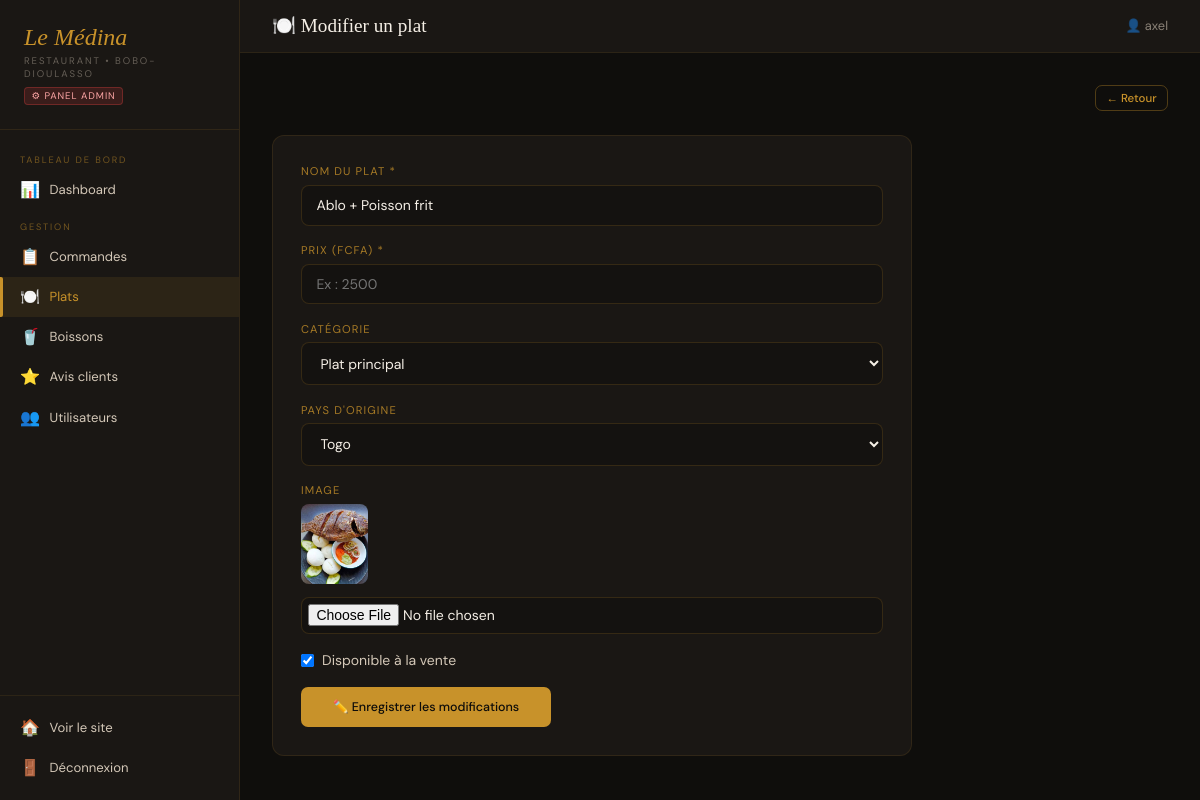
The app's page /panel/plats/5/modifier/ (signed in), older data.
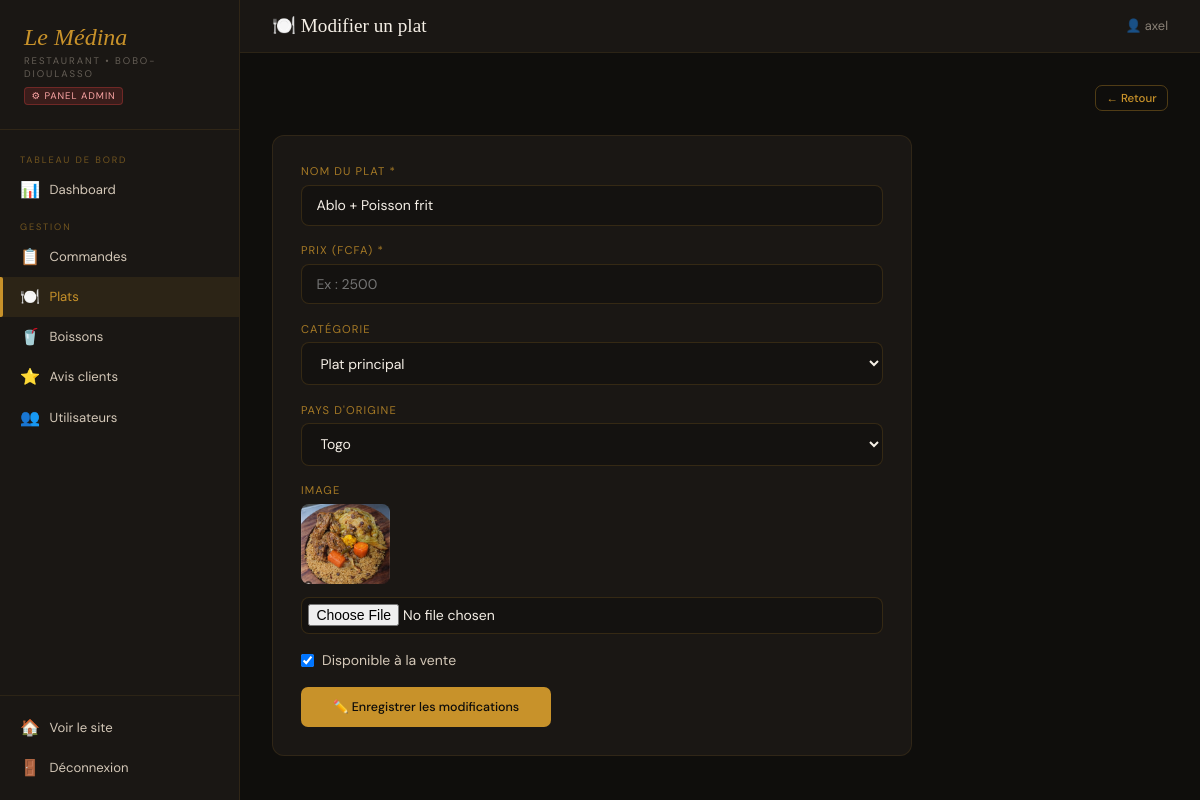
The same page, newer data.
### shop/models.py (models this page shows, shortened)
class Plat(models.Model):
    CATEGORIES = [
        ('plat', 'Plat principal'),
        ('accompagnement', 'Accompagnement'),
        ('dessert', 'Dessert'),
    ]
    nom = models.CharField(max_length=100)
    prix = models.DecimalField(max_digits=8, decimal_places=2)
    disponible = models.BooleanField(default=True)
    categorie = models.CharField(max_length=20, choices=CATEGORIES, blank=True)
    pays = models.CharField(max_length=2, choices=PAYS, blank=True)
    image = models.ImageField(upload_to='plats/', null=True, blank=True)

### shop/views.py (the view, shortened to what this page needs)
# urls.py: path('panel/plats/<int:plat_id>/modifier/', views.admin_modifier_plat, name='admin_modifier_plat'),
@staff_required
def admin_modifier_plat(request, plat_id):
    plat = get_object_or_404(Plat, id=plat_id)
    return render(request, 'shop/admin/form_plat.html', {
        'plat': plat,
        'categories': Plat.CATEGORIES,
        'pays_choices': [('BF','Burkina Faso'),('TG','Togo'),('CI',"Côte d'Ivoire"),('ML','Mali'),('BJ','Bénin')],
        'action': 'Modifier',
    })

### shop/views.py (called while the page is built)
def staff_required(view_func):
    return user_passes_test(lambda u: u.is_staff, login_url='accueil')(view_func)

### shop/templates/shop/admin/form_plat.html (shortened to what this page needs)
{% extends 'shop/admin/base.html' %}
{% block page_title %}🍽️ {{ action }} un plat{% endblock %}
{% block content %}
<div class="section-header">
  <a href="{% url 'admin_plats' %}" class="btn btn-outline btn-sm">← Retour</a>
</div>
<div class="form-card">
  <form method="post" enctype="multipart/form-data">
    <div class="form-group">
      <label class="form-label">Nom du plat *</label>
      <input type="text" name="nom" class="form-input" value="{{ plat.nom|default:'' }}" placeholder="Ex : Riz au gras" required>
    </div>
    <div class="form-group">
      <label class="form-label">Prix (FCFA) *</label>
      <input type="number" name="prix" class="form-input" value="{{ plat.prix|default:'' }}" placeholder="Ex : 2500" min="0" required>
    </div>
    <div class="form-group">
      <label class="form-label">Catégorie</label>
      <select name="categorie" class="form-select">
        {% for val, label in categories %}
        <option value="{{ val }}" {% if plat.categorie == val %}selected{% endif %}>{{ label }}</option>
        {% endfor %}
      </select>
    </div>
    <div class="form-group">
      <label class="form-label">Pays d'origine</label>
      <select name="pays" class="form-select">
        {% for val, label in pays_choices %}
        <option value="{{ val }}" {% if plat.pays == val %}selected{% endif %}>{{ label }}</option>
        {% endfor %}
      </select>
    </div>
    <div class="form-group">
      <label class="form-label">Image</label>
      {% if plat.image %}
        <div style="margin-bottom:.5rem;">
          <img src="{{ plat.image.url }}" style="height:80px;border-radius:8px;object-fit:cover;">
        </div>
      {% endif %}
      <input type="file" name="image" class="form-input" accept="image/*" style="padding:.4rem;">
    </div>
    <div class="form-group">
      <label class="form-check">
        <input type="checkbox" name="disponible" {% if plat.disponible or not plat %}checked{% endif %}>
        Disponible à la vente
      </label>
    </div>
    <button type="submit" class="btn btn-or" style="padding:.75rem 2rem;">
      {% if action == 'Modifier' %}✏️ Enregistrer les modifications{% else %}+ Ajouter le plat{% endif %}
    </button>
  </form>
</div>
{% endblock %}

Row changes from the older to the newer data that the page shows:
changed Plat "Ablo + Poisson frit": image: a different picture
